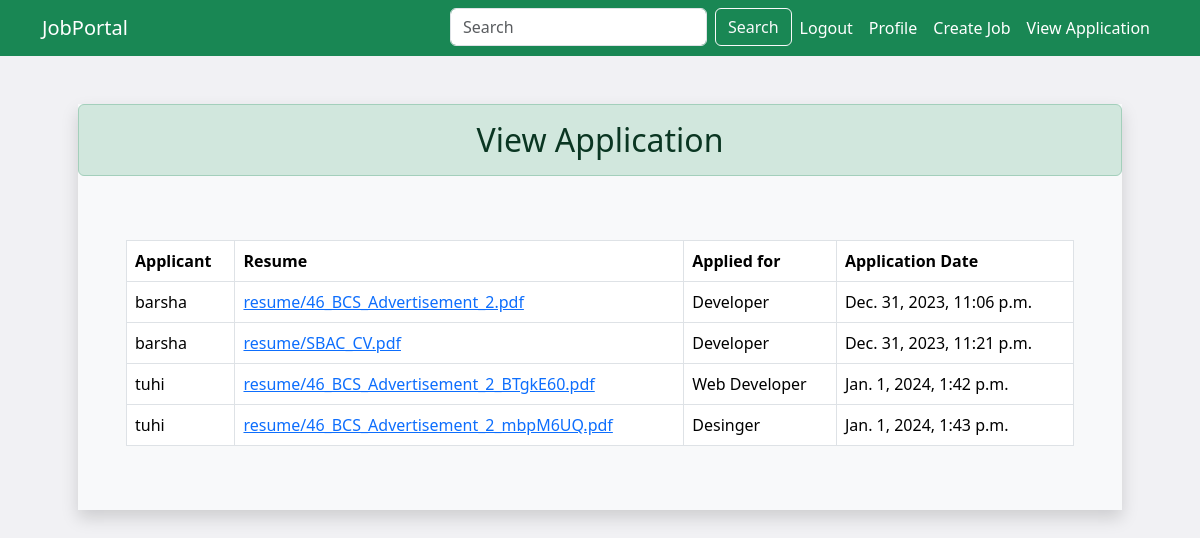
The app's page /view/application/ (signed in), older data.
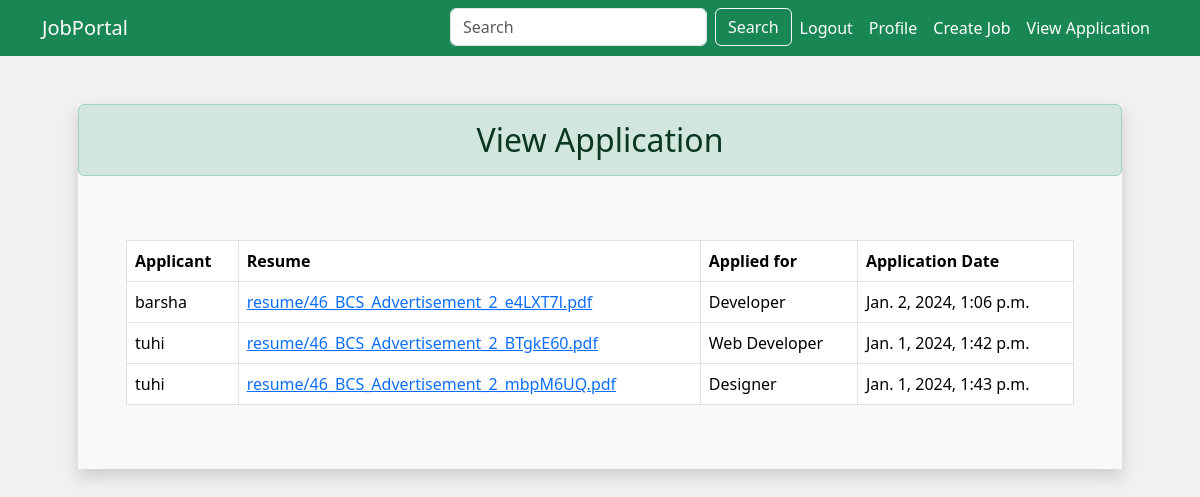
The same page, newer data.
### app/models.py (models this page shows, shortened)
class JobApplication(models.Model):
    job_seeker = models.ForeignKey(CustomUser, on_delete=models.CASCADE)
    job_post = models.ForeignKey(JobPost, on_delete=models.CASCADE)
    application_date = models.DateTimeField(auto_now_add=True)
    resume = models.FileField(upload_to='resume/')

class CustomUser(AbstractUser):
    user_type = models.CharField(max_length=100)
    first_name = models.CharField(max_length=100)
    last_name = models.CharField(max_length=100)

class JobPost(models.Model):
    recruiter = models.ForeignKey(CustomUser, on_delete=models.CASCADE)
    title = models.CharField(max_length=255)
    openings = models.PositiveIntegerField()
    category = models.ForeignKey(Category, on_delete=models.CASCADE)
    description = models.TextField()
    skill_set = models.ManyToManyField(Skills)
    posted_at = models.DateTimeField(auto_now_add=True)
    updated_at = models.DateTimeField(auto_now=True)

### app/views.py (the view)
# urls.py: path('view/application/', views.view_applicants, name="view_applicants"),
def view_applicants(request):
    recruiter_job_posts = JobPost.objects.filter(recruiter=request.user)
    applications = JobApplication.objects.filter(job_post__in=recruiter_job_posts)
    return render(request, 'recruiter/view_applicants.html', {'applications': applications})

### app/templates/recruiter/view_applicants.html
{% extends "../base.html" %}
{% block content %}
<div class="container  p-5">
    <div class=" mx-auto shadow bg-light">
        <h2 class="alert alert-success text-center">View Application</h2>
        <div class="p-5">
            <div class="card-body">
                <table class="table table-bordered">
                    <thead>
                        <tr>
                            <th>Applicant</th>
                            <th>Resume</th>
                            <th>Applied for</th>
                            <th>Application Date</th>
                        </tr>
                    </thead>
                    <tbody>
                        {% for application in applications %}
                        <tr>
                            <td>{{ application.job_seeker.username }}</td>
                            <td><a href="{{ application.resume.url }}" target="_blank">{{ application.resume.name }}</a></td>
                            <td>{{ application.job_post.title }}</td>
                            <td>{{ application.application_date }}</td>
                        </tr>
                        {% endfor %}
                    </tbody>
                </table>
            </div>
        </div>
    </div>
</div>
{% endblock content %}

### app/templates/base.html (shortened to what this page needs)
<!doctype html>
<html lang="en">
  <head>
    <link href="https://cdn.jsdelivr.net/npm/bootstrap@5.3.2/dist/css/bootstrap.min.css" rel="stylesheet">
  </head>
  <body style="background-color: rgb(241, 241, 244);">
    <nav class="navbar navbar-expand-lg bg-success">
        <div class="container">
          <a class="navbar-brand text-white" href="{% url 'job_list' %}">JobPortal</a>
          <div class="collapse navbar-collapse" id="navbarSupportedContent">
            <ul class="navbar-nav ms-auto mb-2 mb-lg-0">
              {% if request.user.is_authenticated %}
              <li class="nav-item">
                <form class="d-flex" method="GET" action="{% url 'search_results' %}">
                    <input class="form-control me-2" type="search" placeholder="Search" aria-label="Search" name="q">
                    <button class="btn btn-outline-light" type="submit">Search</button>
                </form>
            </li>
             <li class="nav-item">
                <a class="nav-link text-white" href="{% url 'logout' %}">Logout</a>
             </li>
              {% if user.user_type == 'recruiter'%}
              <li class="nav-item">
                <a class="nav-link text-white" href="{% url 'recruiter_profile_view' %}">Profile</a>
              </li>
              <li class="nav-item">
                <a class="nav-link text-white" href="{% url 'create_jobpost' %}">Create Job</a>
              </li>
              <li class="nav-item">
                <a class="nav-link text-white" href="{% url 'view_applicants' %}">View Application</a>
              </li>
              {% endif %}
             {% endif%}
            </ul>
          </div>
        </div>
      </nav>
      {% block content %}
      {% endblock content %}
  </body>
</html>

Row changes from the older to the newer data that the page shows:
removed JobApplication: job_seeker.username "barsha", resume.name "resume/46_BCS_Advertisement_2.pdf", job_post "Developer", application_date "Dec. 31, 2023, 11:06 p.m."
removed JobApplication: job_seeker.username "barsha", resume.name "resume/SBAC_CV.pdf", job_post "Developer", application_date "Dec. 31, 2023, 11:21 p.m."
added JobApplication: job_seeker.username "barsha", resume.name "resume/46_BCS_Advertisement_2_e4LXT7l.pdf", job_post "Developer", application_date "Jan. 2, 2024, 1:06 p.m."
changed through a linked row, JobApplication "resume/46_BCS_Advertisement_2_mbpM6UQ.pdf": job_post "Desinger" → "Designer"
